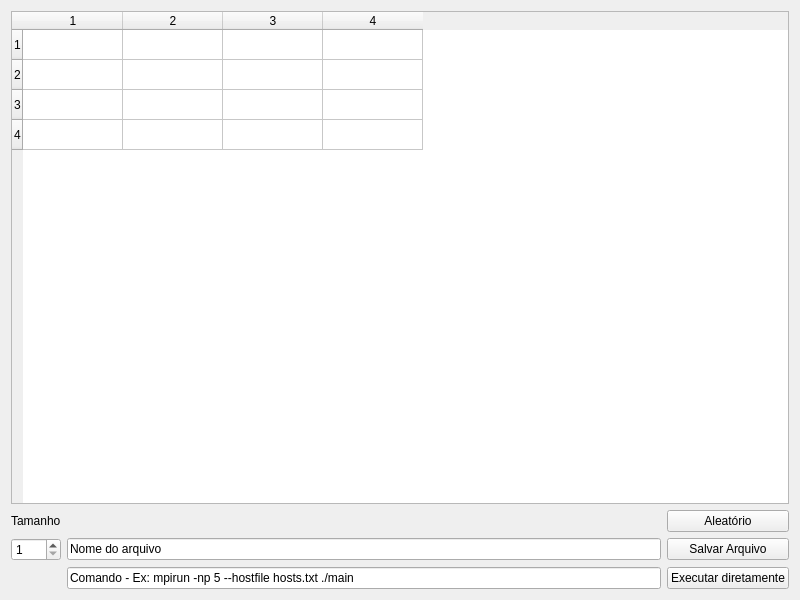
<?xml version="1.0" encoding="UTF-8"?>
<ui version="4.0">
 <class>MainWindow</class>
 <widget class="QMainWindow" name="MainWindow">
  <property name="geometry">
   <rect>
    <x>0</x>
    <y>0</y>
    <width>800</width>
    <height>600</height>
   </rect>
  </property>
  <property name="sizePolicy">
   <sizepolicy hsizetype="Expanding" vsizetype="Expanding">
    <horstretch>0</horstretch>
    <verstretch>0</verstretch>
   </sizepolicy>
  </property>
  <property name="windowTitle">
   <string>Gerador de Puzzle</string>
  </property>
  <widget class="QWidget" name="centralWidget">
   <property name="sizePolicy">
    <sizepolicy hsizetype="Expanding" vsizetype="Expanding">
     <horstretch>0</horstretch>
     <verstretch>0</verstretch>
    </sizepolicy>
   </property>
   <layout class="QVBoxLayout" name="verticalLayout">
    <item>
     <widget class="QTableWidget" name="puzzleTable">
      <property name="sizePolicy">
       <sizepolicy hsizetype="Expanding" vsizetype="Expanding">
        <horstretch>0</horstretch>
        <verstretch>0</verstretch>
       </sizepolicy>
      </property>
      <property name="rowCount">
       <number>4</number>
      </property>
      <property name="columnCount">
       <number>4</number>
      </property>
      <row/>
      <row/>
      <row/>
      <row/>
      <column/>
      <column/>
      <column/>
      <column/>
     </widget>
    </item>
    <item>
     <layout class="QGridLayout" name="gridLayout">
      <item row="1" column="2">
       <widget class="QPushButton" name="saveButton">
        <property name="text">
         <string>Salvar Arquivo</string>
        </property>
       </widget>
      </item>
      <item row="1" column="1">
       <widget class="QLineEdit" name="filenameLineEdit">
        <property name="text">
         <string>Nome do arquivo</string>
        </property>
       </widget>
      </item>
      <item row="1" column="0">
       <widget class="QSpinBox" name="sizeSpinBox">
        <property name="minimum">
         <number>1</number>
        </property>
        <property name="maximum">
         <number>16</number>
        </property>
        <property name="value">
         <number>1</number>
        </property>
       </widget>
      </item>
      <item row="0" column="0">
       <widget class="QLabel" name="sizeLabel">
        <property name="text">
         <string>Tamanho</string>
        </property>
       </widget>
      </item>
      <item row="0" column="2">
       <widget class="QPushButton" name="randomButton">
        <property name="text">
         <string>Aleatório</string>
        </property>
       </widget>
      </item>
      <item row="2" column="2">
       <widget class="QPushButton" name="runButton">
        <property name="text">
         <string>Executar diretamente</string>
        </property>
       </widget>
      </item>
      <item row="2" column="1">
       <widget class="QLineEdit" name="commandLineEdit">
        <property name="text">
         <string>Comando - Ex: mpirun -np 5 --hostfile hosts.txt ./main</string>
        </property>
       </widget>
      </item>
     </layout>
    </item>
   </layout>
  </widget>
 </widget>
 <layoutdefault spacing="6" margin="11"/>
 <resources/>
 <connections/>
</ui>
